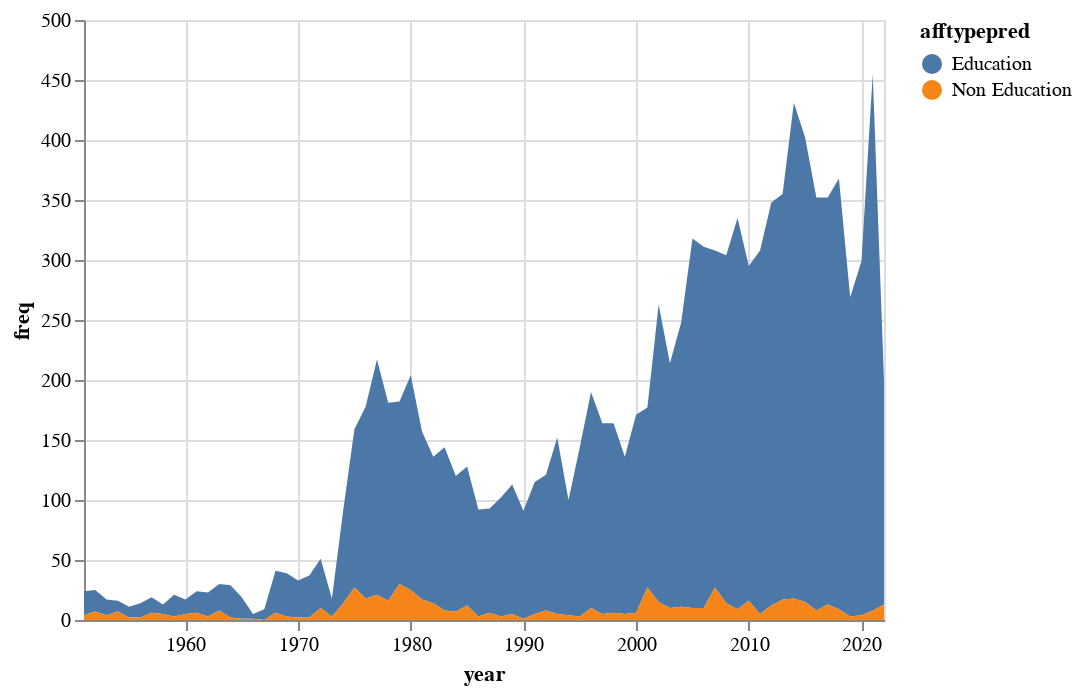

The code cell stored with this chart in its notebook:
### Code cell
alt.Chart(transform_year(afftype_prop_ts)).mark_area().encode(
    x="year",
    y="freq:Q",
    color="afftypepred:N"
)

### Figure 1 — Vega-Lite specification as saved in the notebook (floating-point values rounded to 4 significant figures; data arrays with more than 128 entries replaced by an {"elided": "..."} marker saying what was removed)
{"config": {"view": {"continuousWidth": 400, "continuousHeight": 300}}, "data": {"name": "data-400f587ce712bcc230103d86aaeedc96"}, "mark": "area", "encoding": {"color": {"field": "afftypepred", "type": "nominal"}, "x": {"field": "year", "type": "temporal"}, "y": {"field": "freq", "type": "quantitative"}}, "$schema": "https://vega.github.io/schema/vega-lite/v4.17.0.json", "datasets": {"data-400f587ce712bcc230103d86aaeedc96": {"elided": "143 records"}}}
